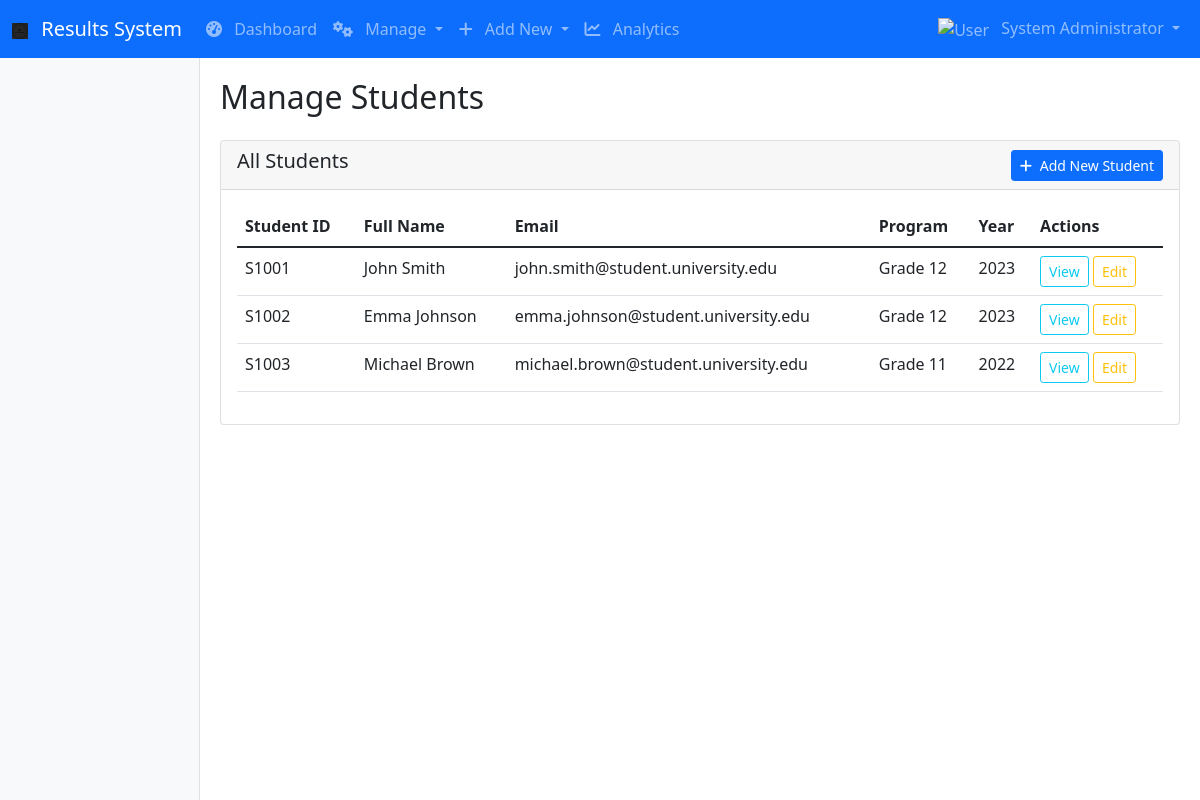
/admin/students (signed in), run on the app's committed database.
### tables this page shows
CREATE TABLE students
                 (id INTEGER PRIMARY KEY AUTOINCREMENT,
                 student_id TEXT UNIQUE NOT NULL,
                 full_name TEXT NOT NULL,
                 email TEXT NOT NULL,
                 program TEXT,
                 year INTEGER,
                 date_of_birth TEXT,
                 phone_number TEXT,
                 address TEXT);

### app.py (the view)
    def decorated_function(*args, **kwargs):
        if 'role' not in session or session['role'] != 'admin':
            flash('Admin access required.', 'danger')
            return redirect(url_for('login'))
        return f(*args, **kwargs)

### app.py (called while the page is built)
def get_db_connection():
    conn = sqlite3.connect('results.db')
    conn.row_factory = sqlite3.Row
    return conn

def admin_required(f):
    def decorated_function(*args, **kwargs):
        if 'role' not in session or session['role'] != 'admin':
            flash('Admin access required.', 'danger')
            return redirect(url_for('login'))
        return f(*args, **kwargs)
    decorated_function.__name__ = f.__name__
    return decorated_function

@app.context_processor
def utility_processor():
    def now(format='%Y-%m-%d %H:%M'):
        return datetime.now().strftime(format)
    return dict(now=now)

@app.route('/admin/students')
@admin_required
def manage_students():
    conn = get_db_connection()
    students = conn.execute('SELECT * FROM students ORDER BY student_id').fetchall()
    conn.close()
    return render_template('manage_students.html', students=students)

### templates/manage_students.html
{% extends "base.html" %}
{% block content %}
<h2 class="mb-4">Manage Students</h2>
<div class="card">
    <div class="card-header d-flex justify-content-between align-items-center">
        <h5>All Students</h5>
        <a href="{{ url_for('add_student') }}" class="btn btn-primary btn-sm">
            <i class="fas fa-plus me-1"></i> Add New Student
        </a>
    </div>
    <div class="card-body">
        {% if students %}
        <div class="table-responsive">
            <table class="table table-hover">
                <thead>
                    <tr>
                        <th>Student ID</th>
                        <th>Full Name</th>
                        <th>Email</th>
                        <th>Program</th>
                        <th>Year</th>
                        <th>Actions</th>
                    </tr>
                </thead>
                <tbody>
                    {% for student in students %}
                    <tr>
                        <td>{{ student.student_id }}</td>
                        <td>{{ student.full_name }}</td>
                        <td>{{ student.email }}</td>
                        <td>{{ student.program }}</td>
                        <td>{{ student.year }}</td>
                        <td>
                            <button class="btn btn-sm btn-outline-info">View</button>
                            <button class="btn btn-sm btn-outline-warning">Edit</button>
                        </td>
                    </tr>
                    {% endfor %}
                </tbody>
            </table>
        </div>
        {% else %}
        <p class="text-center">No students found.</p>
        {% endif %}
    </div>
</div>
{% endblock %}

### data on the page
students: student_id "S1001", full_name "John Smith", email "john.smith@student.university.edu", program "Grade 12", year "2023"
students: student_id "S1002", full_name "Emma Johnson", email "emma.johnson@student.university.edu", program "Grade 12", year "2023"
students: student_id "S1003", full_name "Michael Brown", email "michael.brown@student.university.edu", program "Grade 11", year "2022"

### other printed values
{{ session.full_name }} "System Administrator"
